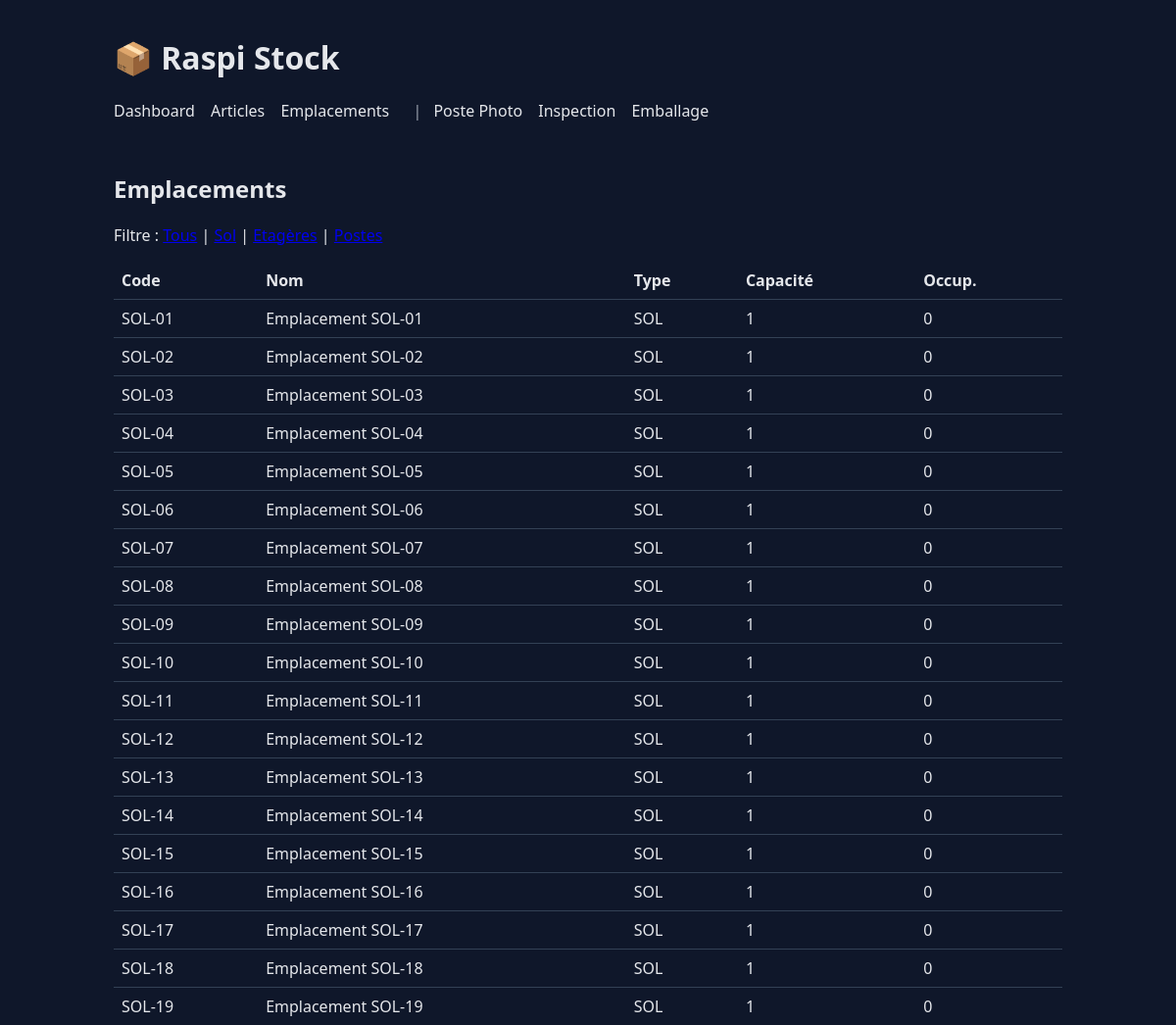
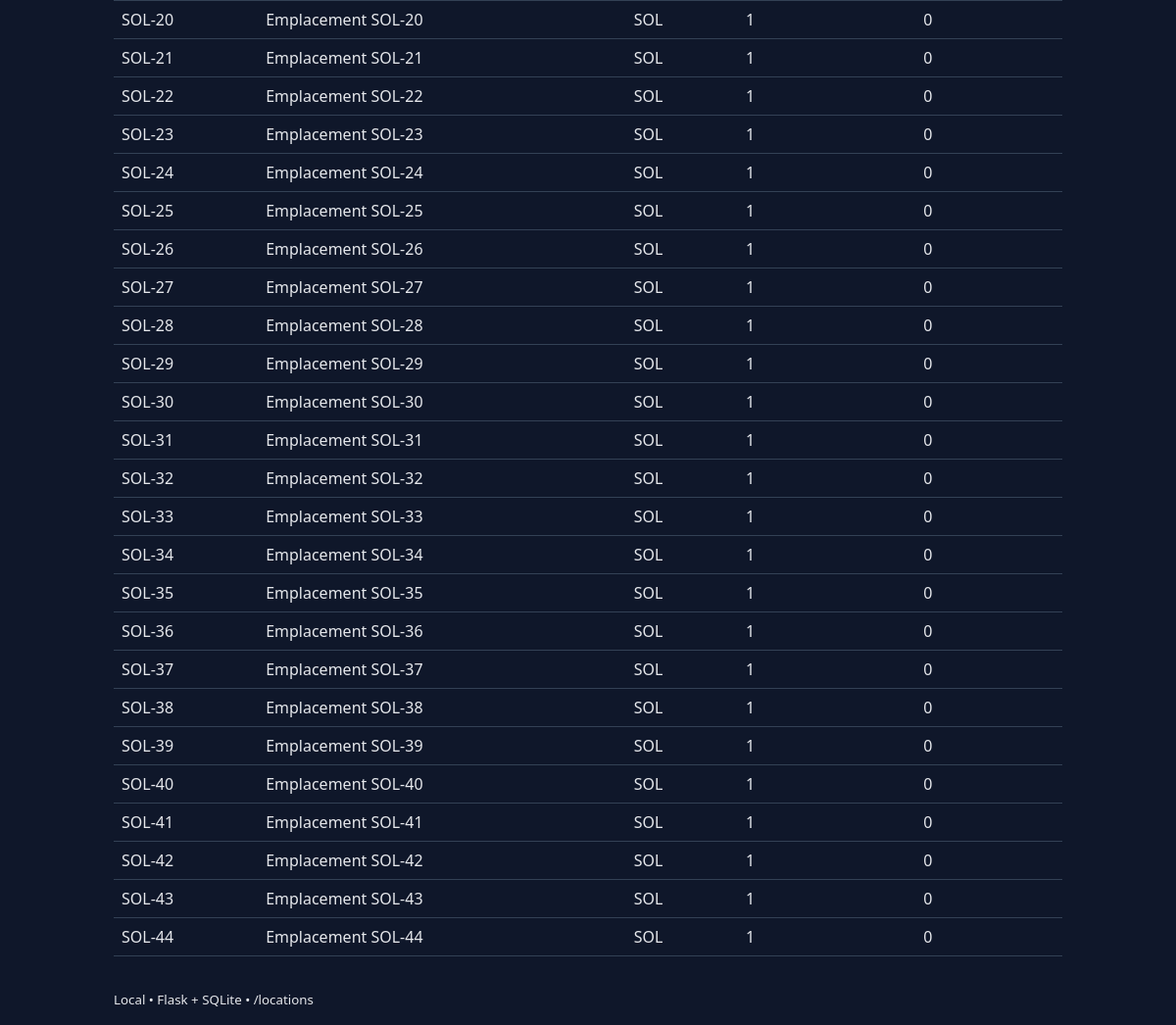
/locations?kind=SOL, run on the app's committed database (2 pictures, top to bottom).
### tables this page shows
CREATE TABLE location (
            id INTEGER PRIMARY KEY AUTOINCREMENT,
            code TEXT NOT NULL UNIQUE,
            name TEXT NOT NULL,
            kind TEXT NOT NULL CHECK(kind IN ('SOL','ETAGERE','POSTE')),
            capacity INTEGER,
            active INTEGER NOT NULL DEFAULT 1
        );

### app.py (the view, shortened to what this page needs)
    @app.route("/locations")
    def locations():
        db = get_db()
        kind = request.args.get("kind")
        if kind in ("SOL", "ETAGERE", "POSTE"):
            locs = db.execute(
                """
                SELECT l.*, (SELECT COUNT(*) FROM item i WHERE i.location_id=l.id) AS occ
                FROM location l WHERE kind=? ORDER BY code
                """,
                (kind,),
            ).fetchall()
        return render_template("locations.html", locations=locs, kind=kind)

### templates/locations.html (shortened to what this page needs)
{% extends "base.html" %}
{% block content %}
<h2>Emplacements</h2>
<p>
  Filtre :
  <a href="{{ url_for('locations') }}">Tous</a> |
  <a href="{{ url_for('locations', kind='SOL') }}">Sol</a> |
  <a href="{{ url_for('locations', kind='ETAGERE') }}">Etagères</a> |
  <a href="{{ url_for('locations', kind='POSTE') }}">Postes</a>
</p>
<table class="table">
  <thead><tr><th>Code</th><th>Nom</th><th>Type</th><th>Capacité</th><th>Occup.</th></tr></thead>
  <tbody>
    {% for l in locations %}
      <tr>
        <td>{{ l['code'] }}</td>
        <td>{{ l['name'] }}</td>
        <td>{{ l['kind'] }}</td>
        <td>{{ l['capacity'] if l['capacity'] is not none else '∞' }}</td>
        <td>{{ l['occ'] }}</td>
      </tr>
    {% endfor %}
  </tbody>
</table>
{% endblock %}

### static/style.css (style rules this page uses)
:root { --bg: #0f172a; --card: #111827; --text: #e5e7eb; --muted: #9ca3af; --accent: #22c55e; --danger: #ef4444; --border: #334155; }
* { box-sizing:border-box }
body { margin:0;background:var(--bg);color:var(--text);font-family:system-ui,Segoe UI,Roboto,Arial,sans-serif }
.table { width:100%;border-collapse:collapse;margin-top:.5rem }
.table th,.table td { border-bottom:1px solid var(--border);padding:.5rem;text-align:left }

### data on the page
location: code "SOL-01", name "Emplacement SOL-01", kind "SOL", capacity "1", occ "0"
location: code "SOL-02", name "Emplacement SOL-02", kind "SOL", capacity "1", occ "0"
location: code "SOL-03", name "Emplacement SOL-03", kind "SOL", capacity "1", occ "0"
location: code "SOL-04", name "Emplacement SOL-04", kind "SOL", capacity "1", occ "0"
location: code "SOL-05", name "Emplacement SOL-05", kind "SOL", capacity "1", occ "0"
location: code "SOL-06", name "Emplacement SOL-06", kind "SOL", capacity "1", occ "0"
location: code "SOL-07", name "Emplacement SOL-07", kind "SOL", capacity "1", occ "0"
location: code "SOL-08", name "Emplacement SOL-08", kind "SOL", capacity "1", occ "0"
location: code "SOL-09", name "Emplacement SOL-09", kind "SOL", capacity "1", occ "0"
location: code "SOL-10", name "Emplacement SOL-10", kind "SOL", capacity "1", occ "0"
location: code "SOL-11", name "Emplacement SOL-11", kind "SOL", capacity "1", occ "0"
location: code "SOL-12", name "Emplacement SOL-12", kind "SOL", capacity "1", occ "0"
location: code "SOL-13", name "Emplacement SOL-13", kind "SOL", capacity "1", occ "0"
location: code "SOL-14", name "Emplacement SOL-14", kind "SOL", capacity "1", occ "0"
location: code "SOL-15", name "Emplacement SOL-15", kind "SOL", capacity "1", occ "0"
location: code "SOL-16", name "Emplacement SOL-16", kind "SOL", capacity "1", occ "0"
location: code "SOL-17", name "Emplacement SOL-17", kind "SOL", capacity "1", occ "0"
location: code "SOL-18", name "Emplacement SOL-18", kind "SOL", capacity "1", occ "0"
location: code "SOL-19", name "Emplacement SOL-19", kind "SOL", capacity "1", occ "0"
location: code "SOL-20", name "Emplacement SOL-20", kind "SOL", capacity "1", occ "0"
location: code "SOL-21", name "Emplacement SOL-21", kind "SOL", capacity "1", occ "0"
location: code "SOL-22", name "Emplacement SOL-22", kind "SOL", capacity "1", occ "0"
location: code "SOL-23", name "Emplacement SOL-23", kind "SOL", capacity "1", occ "0"
location: code "SOL-24", name "Emplacement SOL-24", kind "SOL", capacity "1", occ "0"
location: code "SOL-25", name "Emplacement SOL-25", kind "SOL", capacity "1", occ "0"
location: code "SOL-26", name "Emplacement SOL-26", kind "SOL", capacity "1", occ "0"
location: code "SOL-27", name "Emplacement SOL-27", kind "SOL", capacity "1", occ "0"
location: code "SOL-28", name "Emplacement SOL-28", kind "SOL", capacity "1", occ "0"
location: code "SOL-29", name "Emplacement SOL-29", kind "SOL", capacity "1", occ "0"
location: code "SOL-30", name "Emplacement SOL-30", kind "SOL", capacity "1", occ "0"
location: code "SOL-31", name "Emplacement SOL-31", kind "SOL", capacity "1", occ "0"
location: code "SOL-32", name "Emplacement SOL-32", kind "SOL", capacity "1", occ "0"
location: code "SOL-33", name "Emplacement SOL-33", kind "SOL", capacity "1", occ "0"
location: code "SOL-34", name "Emplacement SOL-34", kind "SOL", capacity "1", occ "0"
location: code "SOL-35", name "Emplacement SOL-35", kind "SOL", capacity "1", occ "0"
location: code "SOL-36", name "Emplacement SOL-36", kind "SOL", capacity "1", occ "0"
location: code "SOL-37", name "Emplacement SOL-37", kind "SOL", capacity "1", occ "0"
location: code "SOL-38", name "Emplacement SOL-38", kind "SOL", capacity "1", occ "0"
location: code "SOL-39", name "Emplacement SOL-39", kind "SOL", capacity "1", occ "0"
location: code "SOL-40", name "Emplacement SOL-40", kind "SOL", capacity "1", occ "0"
location: code "SOL-41", name "Emplacement SOL-41", kind "SOL", capacity "1", occ "0"
location: code "SOL-42", name "Emplacement SOL-42", kind "SOL", capacity "1", occ "0"
location: code "SOL-43", name "Emplacement SOL-43", kind "SOL", capacity "1", occ "0"
location: code "SOL-44", name "Emplacement SOL-44", kind "SOL", capacity "1", occ "0"

### other printed values
{{ request.path }} "/locations"
